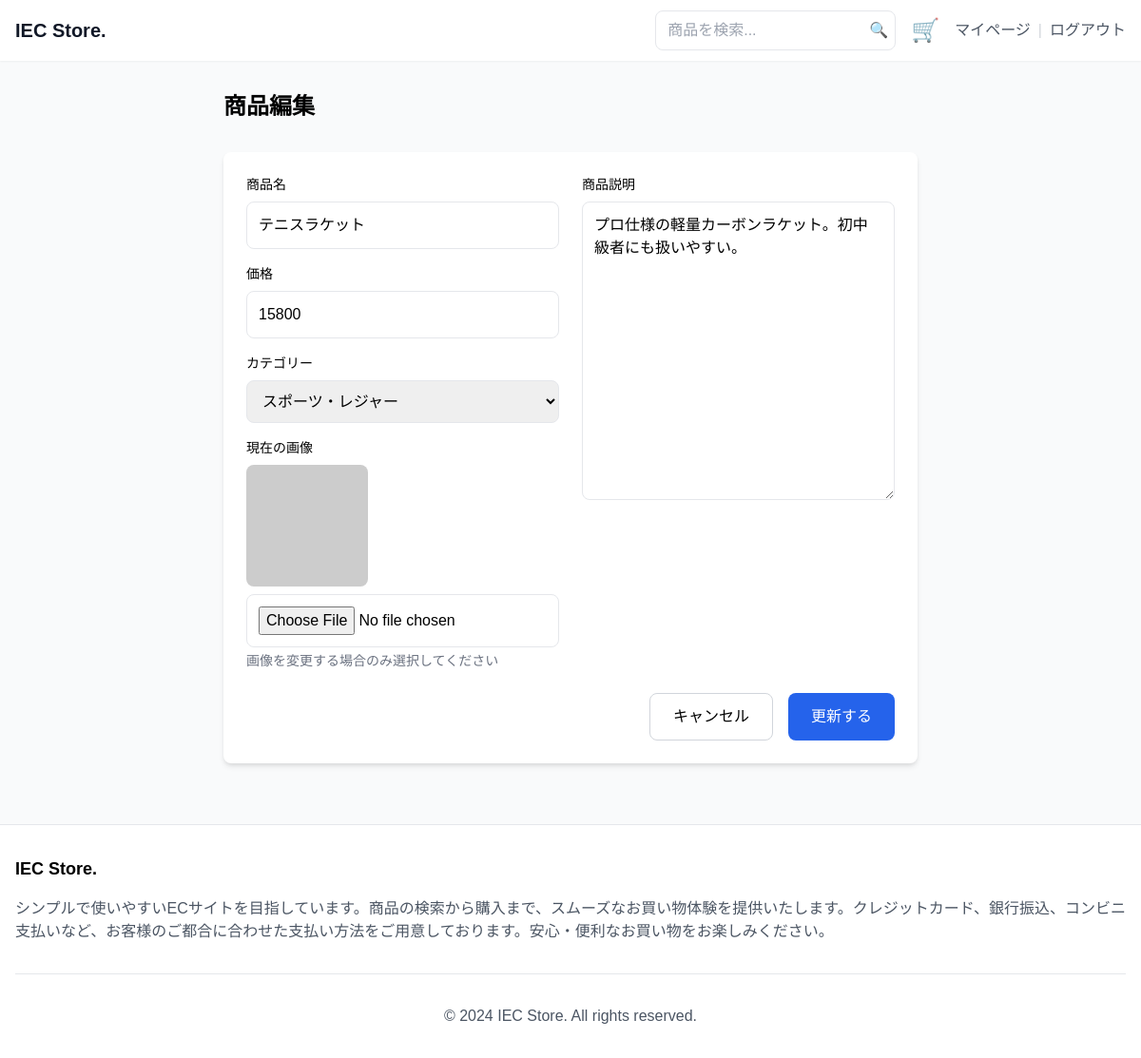
The app's page /edit_product.php?id=14 (signed in) with its own data.
### tables this page shows
CREATE TABLE `products` (
  `id` int(11) NOT NULL,
  `user_id` int(11) NOT NULL,
  `name` varchar(100) NOT NULL,
  `description` text DEFAULT NULL,
  `price` int(11) NOT NULL,
  `image_path` varchar(255) DEFAULT NULL,
  `status` enum('active','sold','hidden') DEFAULT 'active',
  `created_at` timestamp NOT NULL DEFAULT current_timestamp(),
  `updated_at` timestamp NOT NULL DEFAULT current_timestamp() ON UPDATE current_timestamp(),
  `category_id` int(11) DEFAULT NULL
);

CREATE TABLE `categories` (
  `id` int(11) NOT NULL,
  `name` varchar(50) NOT NULL
);

### includes/functions.php (called while the page is built, shortened)
<?php
function h($str)
{
    return htmlspecialchars($str, ENT_QUOTES, 'UTF-8');
}

### edit_product.php (the view, shortened to what this page needs)
<?php
require_once 'includes/functions.php';
$product_id = isset($_GET['id']) ? (int)$_GET['id'] : 0;
try {
    $pdo = get_db_connection();
    $stmt = $pdo->prepare("
        SELECT * FROM products
        WHERE id = :product_id AND user_id = :user_id
    ");
    $stmt->execute([
        ':product_id' => $product_id,
        ':user_id' => $_SESSION['user_id']
    ]);
    $product = $stmt->fetch(PDO::FETCH_ASSOC);
    $categories = $pdo->query("SELECT * FROM categories ORDER BY name")->fetchAll();
} catch (PDOException $e) {
    $_SESSION['error'] = 'データベースエラー: ' . $e->getMessage();
    header('Location: profile.php');
    exit();
}
include 'includes/head.php';
?>
<body class="bg-gray-50 flex flex-col min-h-screen">
    <?php include 'includes/header.php'; ?>
    <main class="max-w-7xl mx-auto px-4 py-6 sm:py-8">
        <h2 class="text-2xl font-bold mb-6 sm:mb-8">商品編集</h2>
        <form method="POST" enctype="multipart/form-data" class="bg-white rounded-lg shadow-md p-4 sm:p-6">
            <div class="grid grid-cols-1 md:grid-cols-2 gap-6">
                <div class="space-y-4">
                    <div>
                        <label class="block mb-2 text-sm font-medium">商品名</label>
                        <input type="text" name="name" required
                            value="<?php echo h($product['name']); ?>"
                            class="w-full p-3 border rounded-lg focus:ring-2 focus:ring-blue-500">
                    </div>
                    <div>
                        <label class="block mb-2 text-sm font-medium">価格</label>
                        <input type="number" name="price" required min="1"
                            value="<?php echo h($product['price']); ?>"
                            class="w-full p-3 border rounded-lg focus:ring-2 focus:ring-blue-500">
                    </div>
                    <div>
                        <label class="block mb-2 text-sm font-medium">カテゴリー</label>
                        <select name="category_id" required
                            class="w-full p-3 border rounded-lg focus:ring-2 focus:ring-blue-500">
                            <?php foreach ($categories as $category): ?>
                                <option value="<?php echo $category['id']; ?>"
                                    <?php echo $product['category_id'] == $category['id'] ? 'selected' : ''; ?>>
                                    <?php echo h($category['name']); ?>
                                </option>
                            <?php endforeach; ?>
                        </select>
                    </div>
                    <div>
                        <label class="block mb-2 text-sm font-medium">現在の画像</label>
                        <img src="<?php echo h($product['image_path']); ?>"
                            alt="現在の商品画像"
                            class="w-32 h-32 object-cover rounded-lg mb-2">
                        <input type="file" name="image" accept="image/*"
                            class="w-full p-3 border rounded-lg focus:ring-2 focus:ring-blue-500">
                        <p class="text-sm text-gray-500 mt-1">画像を変更する場合のみ選択してください</p>
                    </div>
                </div>
                <div>
                    <label class="block mb-2 text-sm font-medium">商品説明</label>
                    <textarea name="description" required rows="12"
                        class="w-full p-3 border rounded-lg focus:ring-2 focus:ring-blue-500"><?php echo h($product['description']); ?></textarea>
                </div>
            </div>
            <div class="flex flex-col sm:flex-row justify-end gap-4 mt-6">
                <a href="profile.php"
                    class="text-center py-3 px-6 border border-gray-300 rounded-lg hover:bg-gray-50">
                    キャンセル
                </a>
                <button type="submit"
                    class="bg-blue-600 text-white py-3 px-6 rounded-lg hover:bg-blue-700">
                    更新する
                </button>
            </div>
        </form>
    </main>
    <?php include 'includes/footer.php'; ?>
</body>
</html>

### style.css (style rules this page uses)
body { font-family: "Noto Sans JP", sans-serif; margin: 0; padding: 0; box-sizing: border-box; }

### records on screen
products: name "テニスラケット", price "15800", category_id "スポーツ・レジャー", description "プロ仕様の軽量カーボンラケット。初中級者にも扱いやすい。"
